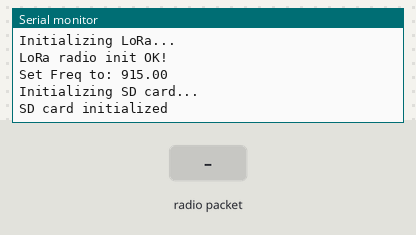
The sketch below on a simulated Arduino Uno, built with avr-gcc and run on an emulated ATmega328P. Parts: the last lines printed to the serial monitor. Inputs (shaded band) come from the test bench. Storage starts empty; no radio packets arrive unless stated.

Above: at 1.5 s.
1.6 s: radio packet "1" arrives
At 2.6 s:
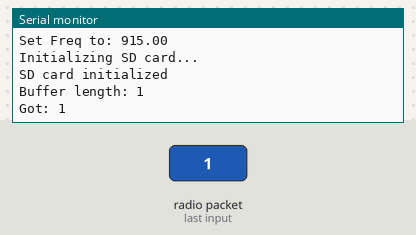
3.1 s: radio packet "0" arrives
At 3.8 s:
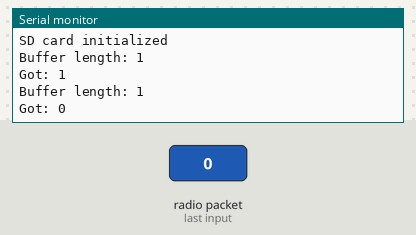
4.6 s: radio packet "2" arrives
At 6.1 s:
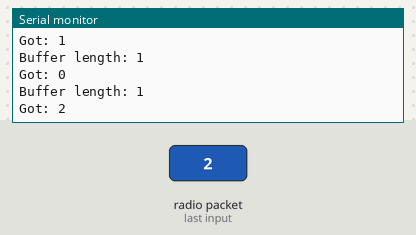

Measured:
- after the input at 1.6 s, the serial monitor: prints a new line at once (image 1)
- after the input at 3.1 s, the serial monitor: prints a new line at once (image 2)
- after the input at 4.6 s, the serial monitor: prints a new line at once (image 3)

The sketch:

weatherstation-inside-arduino.ino
```cpp
#include <SPI.h>
#include <SD.h>
#include <RH_RF95.h>
#include <TinyGPS++.h>

#define RFM95_CS 10
#define RFM95_RST 5
#define RFM95_INT 2
#define RF95_FREQ 915.0

int sd_CS = 3;

bool serial_wait = true; //boolean for waiting for serial grom computer
bool serial_data = true; //boolean for printing sensor data over serial
bool data_log = true;
bool use_SD = true;
bool print_packet = true;
bool tinyGPS_debug = false;

//SPIClass SPI2 (&sercom1, 12, 13, 11, SPI_PAD_0_SCK_1, SERCOM_RX_PAD_3);

RH_RF95 rf95(RFM95_CS, RFM95_INT);
//RH_RF95 rf95(RFM95_CS, RFM95_INT, SPI2);


void setup() {
  pinMode(RFM95_RST, OUTPUT);
  digitalWrite(RFM95_RST, HIGH);

  // put your setup code here, to run once:
  Serial.begin(115200);
  if (serial_wait) {
    while (!Serial) { //wait until USB serial initiated
      delay(1);
    }
  }
  Serial.println("Serial initialized");
  delay(100);

  //  SPI2.begin();
  //  pinPeripheral(11, PIO_SERCOM);
  //  pinPeripheral(12, PIO_SERCOM);
  //  pinPeripheral(13, PIO_SERCOM);


  digitalWrite(RFM95_RST, LOW);
  delay(10);
  digitalWrite(RFM95_RST, HIGH);
  delay(10);

  Serial.println("Initializing LoRa...");

  while (!rf95.init()) {
    Serial.println("LoRa radio init failed");
    delay(200);
  }
  Serial.println("LoRa radio init OK!");
  delay(200);

  while (!rf95.setFrequency(RF95_FREQ)) {
    Serial.println("setFrequency failed");
    delay(500);
  }
  Serial.print("Set Freq to: "); Serial.println(RF95_FREQ);
  rf95.setTxPower(23, false);

  if (use_SD) {
    noInterrupts();
    Serial.println("Initializing SD card...");

    // see if the card is present and can be initialized:
    while (!SD.begin(sd_CS)) {
      Serial.println("Card failed, or not present");
      delay(200);
    }
    Serial.println("SD card initialized");

    delay(200);
    interrupts();
  }


}

void loop() {
  // put your main code here, to run repeatedly:
  if (rf95.available())
  {
    // Should be a message for us now
    uint8_t buf[RH_RF95_MAX_MESSAGE_LEN];
    uint8_t len = sizeof(buf);

    if (rf95.recv(buf, &len))
    {
      Serial.print("Buffer length: "); Serial.println(len);
      if (print_packet) {
        RH_RF95::printBuffer("Received: ", buf, len);
        Serial.print("Got: ");
        Serial.println((char*)buf);
      }


      if (use_SD && data_log) {
        //          noInterrupts();


        //          interrupts();
      }


      //      // Send a reply
      //      String returnString = "";
      //      char returnPacket[20] = "";
      //      returnString += String("Got packet #");
      //      returnString += String(packetNum, DEC);
      //      returnString.toCharArray(returnPacket, returnString.length() + 1);
      //      rf95.send((uint8_t *)returnPacket, returnString.length());
      //      rf95.waitPacketSent();
      //      Serial.println("Sent reply:");
      //      Serial.println(returnString);
      //      digitalWrite(LED, LOW);
      //      packetNum++;
      //    }
      //    else
      //    {
      //      Serial.println("Receive failed");
      //    }
    }
  }
}
```
